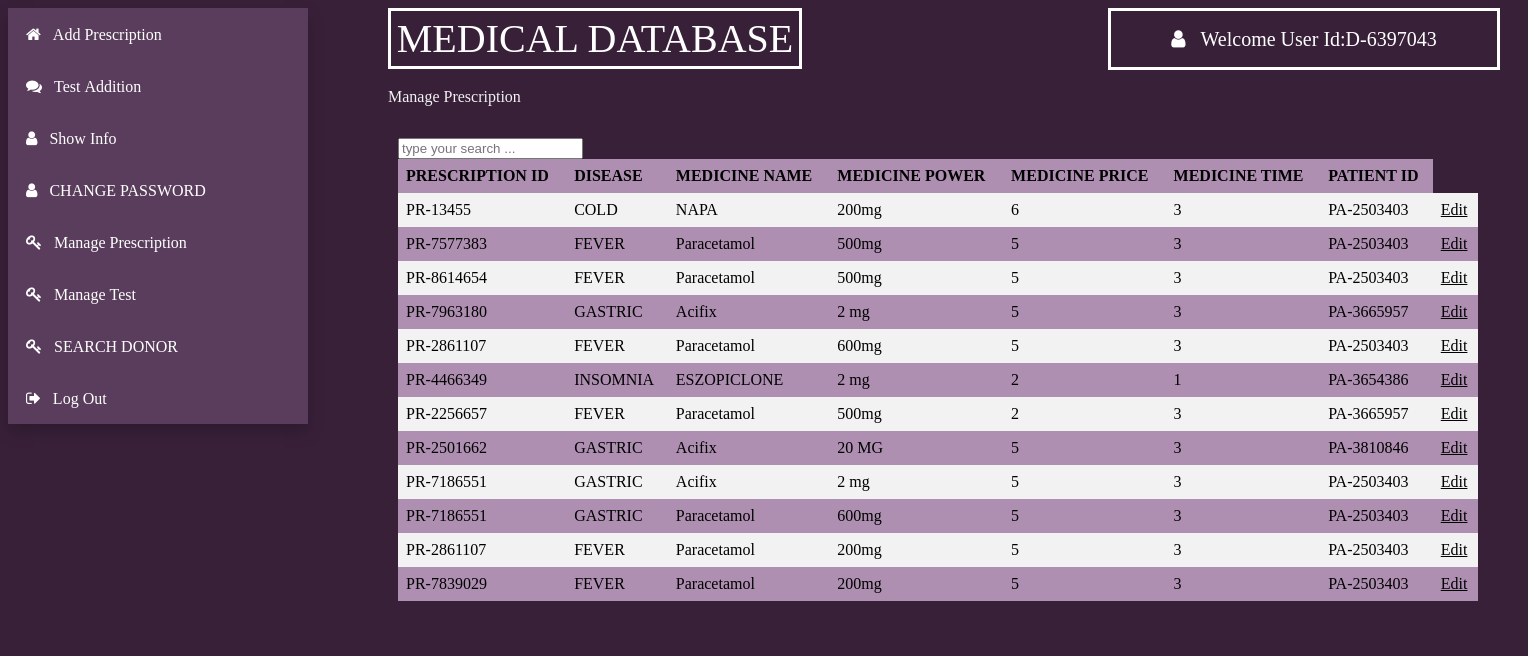
Screenshot of /views/Doctor/managepres.php (signed in) with the database file from the repository.
### tables this page shows
CREATE TABLE `medicine` (
  `MED_ID` varchar(30) NOT NULL,
  `MED_NAME` varchar(30) NOT NULL,
  `MED_POWER` varchar(30) NOT NULL,
  `MED_TIME` varchar(30) NOT NULL,
  `MED_PRICE` varchar(30) NOT NULL,
  `PR_ID` varchar(30) NOT NULL
);

CREATE TABLE `prescription` (
  `PR_ID` varchar(30) NOT NULL,
  `DISEASE` varchar(30) NOT NULL,
  `UPDATE_DATE` varchar(30) NOT NULL,
  `A_ID` varchar(30) NOT NULL,
  `D_ID` varchar(30) NOT NULL,
  `PHID` varchar(30) NOT NULL,
  `PA_ID` varchar(30) NOT NULL
);

### models/database.php (called while the page is built, shortened)
<?php
	 $serverName="localhost";
	 $userName="root";
	 $password="";
	 $dbName="health";
	function get($query)
	{
        $data=array();
		global $serverName,$userName,$password,$dbName;
		$conn = mysqli_connect( $serverName, $userName, $password, $dbName);
        $result=mysqli_query($conn,$query);
        if(mysqli_num_rows($result) > 0)
        {
            while($row = mysqli_fetch_assoc($result))
            {
                $entity=array();
                foreach($row as $k=>$v)
                {
                    $entity[$k] = $row[$k];
                }
                $data[] = $entity;
            }
        }
		return $data;
	}
?>

### controllers/PresController.php (called while the page is built, shortened)
<?php
    require_once '../../models/database.php';
    function getAllPrescription()
	{
		$query ="SELECT p.PR_ID AS PRID, m.MED_ID AS MEDID, p.DISEASE AS DISEASE1, m.MED_NAME AS MEDNAME, m.MED_POWER AS MEDPOWER, m.MED_TIME AS MEDTIME, m.MED_PRICE AS MEDPRICE, p.PA_ID AS PAID FROM prescription p, medicine m where p.PR_ID = m.PR_ID ";
		$cms = get($query);
	return $cms;
	}
?>

### views/Doctor/managepres.php (the view, shortened to what this page needs)
<?php
    include '../../controllers/PresController.php';
    $donors=getAllPrescription();
?>
<html>
    <head>
        <link rel="stylesheet" href="https://cdnjs.cloudflare.com/ajax/libs/font-awesome/4.7.0/css/font-awesome.min.css">
        <link rel="stylesheet" type="text/css" href="css/managedonor.css">
    </head>
    <body>
        <div class="title" >MEDICAL DATABASE
        </div>
        <div class="dropdown-content">
                   <button class="btn" onClick="location.href='prescription1.php'" value='home'><i class="fa fa-home">&nbsp;&nbsp;&nbsp;Add Prescription</i></button><br>
					  <button class="btn" onClick="location.href='test1.php'" value='seerecords'><i class="fa fa-comments">&nbsp;&nbsp;&nbsp;Test Addition</i></button><br>
                    <button class="btn" onClick="location.href='show.php'" value='editprofile'><i class="fa fa-user">&nbsp;&nbsp;&nbsp;Show Info</i></button><br>
                  <button class="btn" onClick="location.href='changepassword.php'" value='editprofile'><i class="fa fa-user">&nbsp;&nbsp;&nbsp;CHANGE PASSWORD</i></button><br>
                    <button class="btn" onClick="location.href='managepres.php'" value='managepres'><i class="fa fa-key">&nbsp;&nbsp;&nbsp;Manage Prescription</i></button><br>
					<button class="btn" onClick="location.href='managetest1.php'" value='managepres'><i class="fa fa-key">&nbsp;&nbsp;&nbsp;Manage Test</i></button><br>
					<button class="btn" onClick="location.href='managedonor.php'" value='managepres'><i class="fa fa-key">&nbsp;&nbsp;&nbsp;SEARCH DONOR</i></button><br>
                    <button class="btn" onClick=" location.href='../logout.php'"><i class="fa fa-sign-out">&nbsp;&nbsp;&nbsp;Log Out</i></button><br>
                </div>
        <div class="welcome" ><i class="fa fa-user">&nbsp;&nbsp;&nbsp;<?php echo "Welcome User Id:".$_SESSION["loggedinuser"];?></i>
        </div>
        <div class="text" >Manage Prescription</i>
        </div>
        <div class="panel">
        <div id="table-wrapper">
        <div id="table-scroll">
		<div class="center">
	<input type="text" placeholder="type your search ..." id="search_text" onkeyup="search()" class="form-control">
</div>
            <table>
  <tr>
  <th>PRESCRIPTION ID</th>
  <th>DISEASE</th>
  <th>MEDICINE NAME</th>
   <th>MEDICINE POWER</th>
  <th>MEDICINE PRICE</th>
  <th>MEDICINE TIME</th>
  <th>PATIENT ID</th>
  </tr>
  <?php
				        foreach($donors as $donor)
				        {
                            echo "<tr>";
                                echo "<td>".$donor["PRID"]."</td>";
                                echo "<td>".$donor["DISEASE1"]."</td>";
                                echo "<td>".$donor["MEDNAME"]."</td>";
								 echo "<td>".$donor["MEDPOWER"]."</td>";
                                echo "<td>".$donor["MEDPRICE"]."</td>";
                                echo "<td>".$donor["MEDTIME"]."</td>";
                               echo "<td>".$donor["PAID"]."</td>";
                                echo '<td><a href="updatepres.php?id='.$donor["MEDID"].'" class="btn1 btn1-success">Edit</a></td>';
                            echo "</tr>";
				        }
                    ?>
        </table>
    </div>
    </div>
    </div>
    </body>
</html>

### views/Doctor/css/managedonor.css (style rules this page uses)
.title { background-color: #382039; color: white; padding: 4px; min-width:400px; font-size: 40px; text-align: center; border: solid; margin-left:380px; position: absolute; }
.dropdown-content { display: block; position: absolute; background-color: #2c2828; min-width: 300px; box-shadow: 0px 8px 16px 0px rgba(0,0,0,0.2); z-index: 1; }
.btn { background-color: #5a3d5c; border: none; color: white; padding: 18px; min-width:300px; font-size: 16px; text-align:left; cursor: pointer; }
.welcome { background-color: #382039; color: white; padding: 18px; min-width:350px; font-size: 20px; text-align: center; border: solid; margin-left:1100px; position: absolute; }
table { border-collapse: collapse; width: 100%; }
th, td { text-align: left; padding: 8px; }
tr:nth-child(even) { background-color: #f2f2f2; }
tr:nth-child(odd) { background-color: #ae8fb1; }
.text { color: #f2f2f2;; margin-top: 80px; font-size: 16px; margin-left:380px; position: absolute; }
#table-wrapper { position:relative; }
#table-scroll { height:100%; overflow:auto; margin-top:20px; }
#table-wrapper table { width:100%; }
#table-wrapper table * { color:black; }
.panel { display: inline-block; background:#382039; min-height: 500px; min-width: 1080px; height: 100px; padding: 10px; border: navajowhite; margin-right: 30px; margin-left: 380px; margin-top:100px ; margin-bottom: 300px; }
body { height: 400px; background-color:#382039; }

### rows the page displays
medicine: PR_ID.PR_ID "PR-13455", PR_ID.DISEASE "COLD", MED_NAME "NAPA", MED_POWER "200mg", MED_PRICE "6", MED_TIME "3", PR_ID.PA_ID "PA-2503403"
medicine: PR_ID.PR_ID "PR-7577383", PR_ID.DISEASE "FEVER", MED_NAME "Paracetamol", MED_POWER "500mg", MED_PRICE "5", MED_TIME "3", PR_ID.PA_ID "PA-2503403"
medicine: PR_ID.PR_ID "PR-8614654", PR_ID.DISEASE "FEVER", MED_NAME "Paracetamol", MED_POWER "500mg", MED_PRICE "5", MED_TIME "3", PR_ID.PA_ID "PA-2503403"
medicine: PR_ID.PR_ID "PR-7963180", PR_ID.DISEASE "GASTRIC", MED_NAME "Acifix", MED_POWER "2 mg", MED_PRICE "5", MED_TIME "3", PR_ID.PA_ID "PA-3665957"
medicine: PR_ID.PR_ID "PR-2861107", PR_ID.DISEASE "FEVER", MED_NAME "Paracetamol", MED_POWER "600mg", MED_PRICE "5", MED_TIME "3", PR_ID.PA_ID "PA-2503403"
medicine: PR_ID.PR_ID "PR-4466349", PR_ID.DISEASE "INSOMNIA", MED_NAME "ESZOPICLONE", MED_POWER "2 mg", MED_PRICE "2", MED_TIME "1", PR_ID.PA_ID "PA-3654386"
medicine: PR_ID.PR_ID "PR-2256657", PR_ID.DISEASE "FEVER", MED_NAME "Paracetamol", MED_POWER "500mg", MED_PRICE "2", MED_TIME "3", PR_ID.PA_ID "PA-3665957"
medicine: PR_ID.PR_ID "PR-2501662", PR_ID.DISEASE "GASTRIC", MED_NAME "Acifix", MED_POWER "20 MG", MED_PRICE "5", MED_TIME "3", PR_ID.PA_ID "PA-3810846"
medicine: PR_ID.PR_ID "PR-7186551", PR_ID.DISEASE "GASTRIC", MED_NAME "Acifix", MED_POWER "2 mg", MED_PRICE "5", MED_TIME "3", PR_ID.PA_ID "PA-2503403"
medicine: PR_ID.PR_ID "PR-7186551", PR_ID.DISEASE "GASTRIC", MED_NAME "Paracetamol", MED_POWER "600mg", MED_PRICE "5", MED_TIME "3", PR_ID.PA_ID "PA-2503403"
medicine: PR_ID.PR_ID "PR-2861107", PR_ID.DISEASE "FEVER", MED_NAME "Paracetamol", MED_POWER "200mg", MED_PRICE "5", MED_TIME "3", PR_ID.PA_ID "PA-2503403"
medicine: PR_ID.PR_ID "PR-7839029", PR_ID.DISEASE "FEVER", MED_NAME "Paracetamol", MED_POWER "200mg", MED_PRICE "5", MED_TIME "3", PR_ID.PA_ID "PA-2503403"

### other values shown
$_SESSION["loggedinuser"] "D-6397043"
